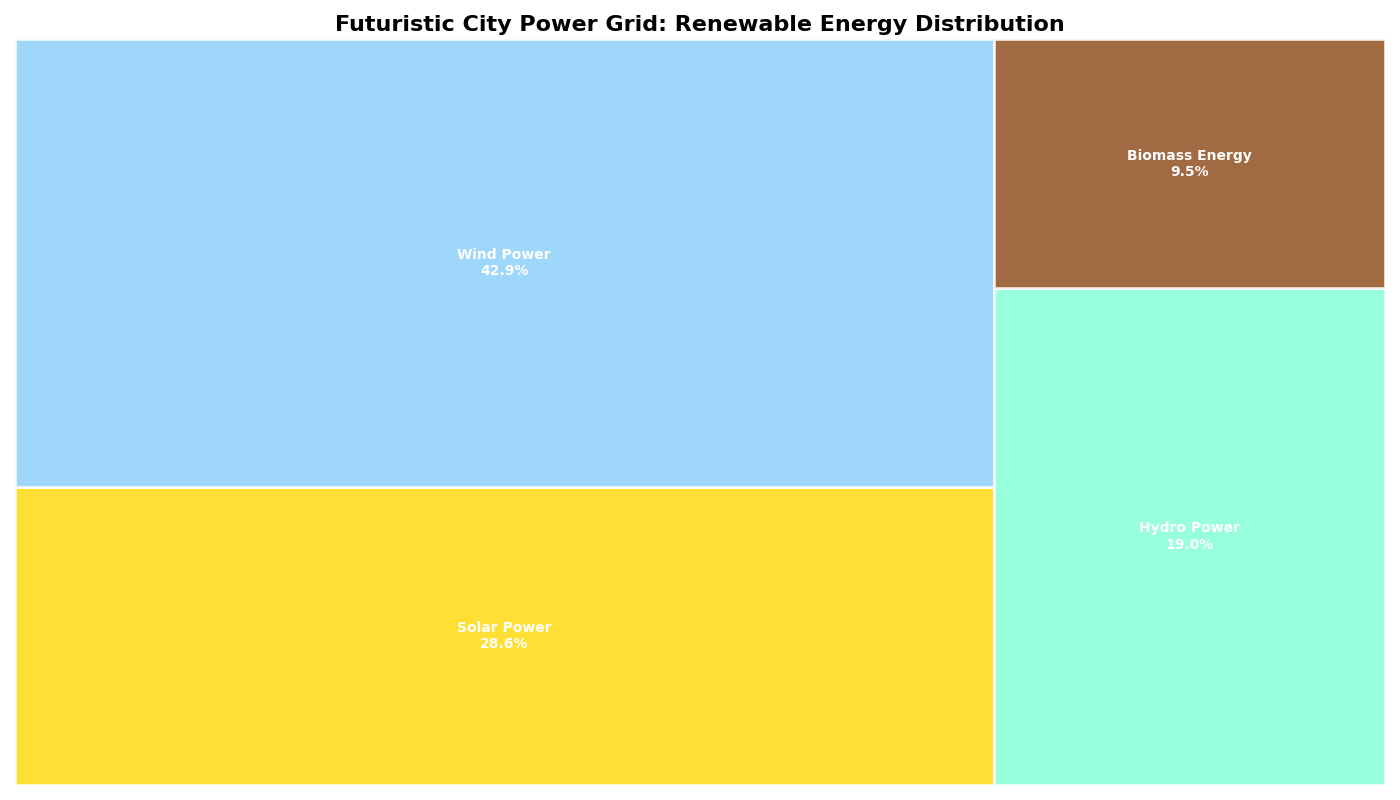

Generate this figure with Python:
import matplotlib.pyplot as plt
import squarify

# Define the renewable energy sources and their contributions to the city's power grid in MW
energy_sources = [
    'Solar Power', 
    'Wind Power', 
    'Hydro Power', 
    'Biomass Energy'  # Removed 'Geothermal Energy'
]

# Corresponding contributions (in Megawatts)
contributions = [300, 450, 200, 100]  # Removed the contribution for 'Geothermal Energy'

# Normalize the contributions for use in the treemap
total_contribution = sum(contributions)
sizes = [c / total_contribution * 100 for c in contributions]

# Define colors for each energy source
colors = ['#FFD700', '#87CEFA', '#7FFFD4', '#8B4513']  # Removed the color for 'Geothermal Energy'

# Create the figure and subplots
fig, ax = plt.subplots(figsize=(14, 8))

# Create the treemap
squarify.plot(sizes=sizes, label=[f"{source}\n{size:.1f}%" for source, size in zip(energy_sources, sizes)],
              color=colors, alpha=0.8, edgecolor="white", linewidth=2, 
              text_kwargs={'fontsize': 10, 'weight': 'bold', 'color': 'white'})

# Customize the title and layout
plt.title("Futuristic City Power Grid: Renewable Energy Distribution", fontsize=16, fontweight='bold')
plt.axis('off')  # Hide axes

# Automatically adjust the layout to prevent overlap
plt.tight_layout()

# Display the plot
plt.show()
